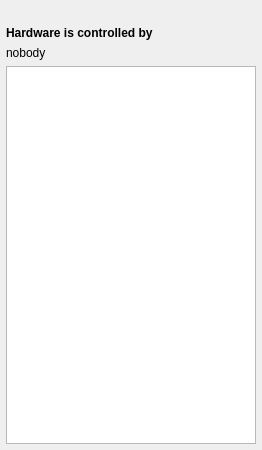
<?xml version="1.0" encoding="UTF-8"?>
<ui version="4.0">
 <class>CClientList</class>
 <widget class="QWidget" name="CClientList">
  <property name="geometry">
   <rect>
    <x>0</x>
    <y>0</y>
    <width>262</width>
    <height>450</height>
   </rect>
  </property>
  <property name="windowTitle">
   <string>User list</string>
  </property>
  <property name="windowIcon">
   <iconset resource="images.qrc">
    <normaloff>:/images/userlist.png</normaloff>:/images/userlist.png</iconset>
  </property>
  <layout class="QVBoxLayout" name="verticalLayout">
   <property name="spacing">
    <number>6</number>
   </property>
   <property name="margin">
    <number>6</number>
   </property>
   <item>
    <widget class="QLabel" name="label">
     <property name="text">
      <string/>
     </property>
     <property name="pixmap">
      <pixmap resource="images.qrc">:/images/userlistbig.png</pixmap>
     </property>
    </widget>
   </item>
   <item>
    <widget class="QLabel" name="label_2">
     <property name="text">
      <string>&lt;b&gt;Hardware is controlled by&lt;/b&gt;</string>
     </property>
    </widget>
   </item>
   <item>
    <widget class="QLabel" name="ctrlBy">
     <property name="text">
      <string>nobody</string>
     </property>
    </widget>
   </item>
   <item>
    <widget class="QListWidget" name="list"/>
   </item>
  </layout>
 </widget>
 <resources>
  <include location="images.qrc"/>
 </resources>
 <connections/>
</ui>
